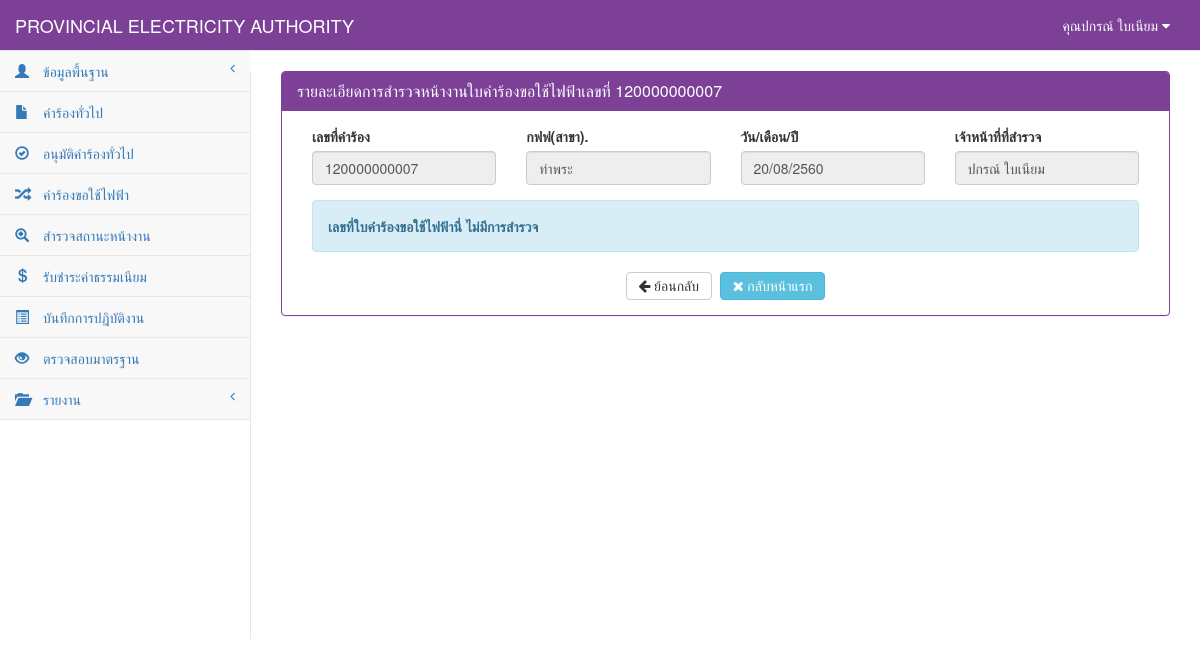
The page /StatusElectricity_view.php?start=2&limit=2&id=120000000007 (signed in) on the database as committed earlier.
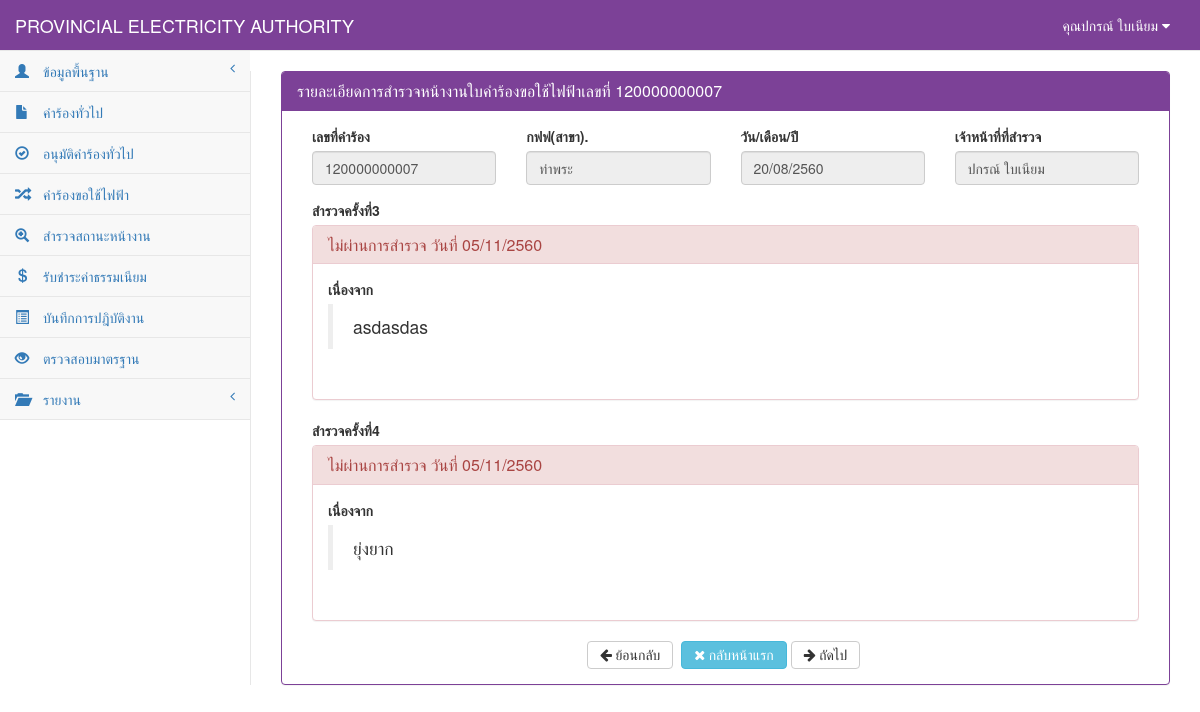
The same page on the database as committed later.
### tables this page shows
CREATE TABLE `tb_equipment` (
  `equ_id` char(12) NOT NULL,
  `equ_date` date NOT NULL,
  `re_id` char(12) NOT NULL,
  `user_id` char(13) NOT NULL,
  `equ_tran` varchar(255) NOT NULL,
  `equ_tran_unit` int(10) NOT NULL,
  `equ_air` varchar(20) NOT NULL,
  `equ_air_unit` int(10) NOT NULL,
  `equ_lantern` int(10) NOT NULL,
  `equ_outlet` int(10) NOT NULL,
  `equ_fan` int(10) NOT NULL,
  `me_id` char(12) NOT NULL,
  `equ_meter_unit` int(10) NOT NULL,
  `equ_detail` varchar(255) NOT NULL,
  `equ_status` int(1) NOT NULL,
  PRIMARY KEY  (`equ_id`)
);

### connect_db.php (called while the page is built, shortened)
<?php
$dbname="pea";
?>

### StatusElectricity_view.php (the view, shortened to what the changed rows need)
<?php
include "connect_db.php";
?>
<!DOCTYPE html>
<html>
<head>
    <link href="vendor/bootstrap/css/bootstrap.css" rel="stylesheet">
    <link href="vendor/metisMenu/metisMenu.css" rel="stylesheet">
    <link href="dist/css/sb-admin-2.css" rel="stylesheet">
    <link href="vendor/font-awesome/css/font-awesome.css" rel="stylesheet" type="text/css">
</head>
<body>
 <?php
 function Dateim($mydate){
    $d=split("-",$mydate);
    $mydate=$d[2]."/".$d[1]."/".($d[0]+543);
    return "$mydate";
}
$limit=2;
?>
    <div id="page-wrapper">
        <div class="panel panel-primary">
            <div class="panel-heading">
                <h2 class="panel-title">รายละเอียดการสำรวจหน้างานใบคำร้องขอใช้ไฟฟ้าเลขที่ <?=$_GET[id]?> </h2>
            </div>
            <div class="panel-body">
                    <div class="col-sm-12">
                        <div class="row">
                            <div class="col-sm-3 form-group">
                            </div>
                            <div class="col-sm-3 form-group">
                            </div>
                            <div class="col-sm-3 form-group">
                            </div>
                            <div class="col-sm-3 form-group">
                            </div>
                        </div>
                        <?php
                        $sql_all_rows="select * from tb_equipment where re_id='".$_GET[id]."' ";
                        $result_all_rows=mysql_db_query($dbname,$sql_all_rows);
                        $rows=mysql_num_rows($result_all_rows);
                        $total_page=ceil($rows/$limit);
                        if($_GET[start]==""){
                            $start="1";
                        }else{
                            $start=$_GET[start];
                        }
                    ?>
                        <?php
                            if($_GET[start]=="" || $_GET[start]=="1"){
                                        $page="0";
                                }else{
                                        $page=($_GET[start]-1)*$limit;
                                }
                            $sql_eq="select * from tb_equipment where re_id='".$_GET[id]."'  order by equ_id asc  limit $page,$limit";
                            $result_eq=mysql_db_query($dbname,$sql_eq);
                            if (mysql_num_rows($result_eq) == 0) {
                                ?>
                        <div class="alert alert-info">
                            <strong>เลขที่ใบคำร้องขอใช้ไฟฟ้านี่ ไม่มีการสำรวจ</strong>
                          </div>
                        <?php
                            }else{
                            while ($array = mysql_fetch_array($result_eq)) {
                                $page++;
                               echo "<label>สำรวจครั้งที่".$page."</label>";
                                if($array[equ_status]==0){
                        ?>
                        <br>
                        <div class="panel panel-success">
                            <div class="panel-heading">
                                <h2 class="panel-title">ผ่านการสำรวจ วันที่ <?=Dateim($array[equ_date])?></h2>
                            </div>
                            <div class="panel-body">
                                 <div class="row">
                                <div class="form-group col-sm-12">
                                    <label>อุปกรณ์ที่ใช้ติดตั้ง</label>
                                </div>
                            </div>
                            <div class="row">
                                <div class="form-group col-sm-4">
                                    <label>(1)หม้อแปลงขนาด</label>
                                    <div class="form-group">
                                    <select id="equ_tran" class="form-control" name="equ_tran" disabled>
                                        <option value=""><-- เลือกขนาดหม้อแปลง --></option>
                                        <option value="1 เฟส ขนาด 30 KVA" <?php if($array[equ_tran]=="1 เฟส ขนาด 30 KVA"){ echo "selected";} ?>> 1 เฟส ขนาด 30 KVA</option>
                                        <option value="3 เฟส ขนาด 50 KVA" <?php if($array[equ_tran]=="3 เฟส ขนาด 50 KVA"){ echo "selected";} ?>>3 เฟส ขนาด 50 KVA</option>
                                        <option value="3 เฟส ขนาด 100 KVA" <?php if($array[equ_tran]=="3 เฟส ขนาด 100 KVA"){ echo "selected";} ?>> 3 เฟส ขนาด 100 KVA</option>
                                        <option value="3 เฟส ขนาด 160 KVA" <?php if($array[equ_tran]=="3 เฟส ขนาด 160 KVA"){ echo "selected";} ?>> 3 เฟส ขนาด 160 KVA</option>
                                        <option value="3 เฟส ขนาด 250 KVA" <?php if($array[equ_tran]=="3 เฟส ขนาด 250 KVA"){ echo "selected";} ?>> 3 เฟส ขนาด 250 KVA</option>
                                        <option value="3 เฟส ขนาด 315 KVA" <?php if($array[equ_tran]=="3 เฟส ขนาด 315 KVA"){ echo "selected";} ?>> 3 เฟส ขนาด 315 KVA</option>
                                        <option value="3 เฟส ขนาด 400 KVA" <?php if($array[equ_tran]=="3 เฟส ขนาด 400 KVA"){ echo "selected";} ?>> 3 เฟส ขนาด 400 KVA</option>
                                        <option value="3 เฟส ขนาด 500 KVA" <?php if($array[equ_tran]=="3 เฟส ขนาด 500 KVA"){ echo "selected";} ?>> 3 เฟส ขนาด 500 KVA</option>
                                        <option value="3 เฟส ขนาด 1000 KVA" <?php if($array[equ_tran]=="3 เฟส ขนาด 1000 KVA"){ echo "selected";} ?>> 3 เฟส ขนาด 1000 KVA</option>
                                        <option value="3 เฟส ขนาด 1250 KVA" <?php if($array[equ_tran]=="3 เฟส ขนาด 1250 KVA"){ echo "selected";} ?>> 3 เฟส ขนาด 1250 KVA</option>
                                        <option value="3 เฟส ขนาด 2000 KVA" <?php if($array[equ_tran]=="3 เฟส ขนาด 2000 KVA"){ echo "selected";} ?>> 3 เฟส ขนาด 2000 KVA</option>
                                    </select>
                                    </div>
                                </div>
                                <div class="form-group col-sm-4">
                                    <label>จำนวน</label>
                                    <div class="form-group input-group">
                                        <input type="number" class="form-control" placeholder="กรุณากรอกข้อมูล" name="equ_tran_unit"  value="<?= $array[equ_tran_unit] ?>" readonly>
                                        <span class="input-group-addon">เครื่อง</span>
                                    </div>
                                </div>
                            </div>
                            <div class="row">
                                <div class="form-group col-sm-4">
                                    <label>(2)เครื่องปรับอากาศ</label>
                                    <div class="form-group">
                                        <select id="equ_air" class="form-control" name="equ_air" disabled>
                                            <option value="12,000 บีทียู" <?php if($array[equ_air]=="12,000 บีทียู"){ echo "selected";} ?>>12,000 บีทียู</option>
                                            <option value="15,300 บีทียู" <?php if($array[equ_air]=="15,300 บีทียู"){ echo "selected";} ?>>15,300 บีทียู</option>
                                            <option value="18,000 บีทียู" <?php if($array[equ_air]=="18,000 บีทียู"){ echo "selected";} ?>>18,000 บีทียู</option>
                                            <option value="20,800 บีทียู" <?php if($array[equ_air]=="20,800 บีทียู"){ echo "selected";} ?>>20,800 บีทียู</option>
                                            <option value="22,800 บีทียู" <?php if($array[equ_air]=="22,800 บีทียู"){ echo "selected";} ?>>22,800 บีทียู</option>
                                            <option value="27,200 บีทียู" <?php if($array[equ_air]=="27,200 บีทียู"){ echo "selected";} ?>>27,200 บีทียู</option>
                                            <option value="32,800 บีทียู" <?php if($array[equ_air]=="32,800 บีทียู"){ echo "selected";} ?>>32,800 บีทียู</option>
                                            <option value="38,000 บีทียู" <?php if($array[equ_air]=="38,000 บีทียู"){ echo "selected";} ?>>38,000 บีทียู</option>
                                        </select>
                                    </div>
                                </div>
                                <div class="form-group col-sm-4">
                                    <label>จำนวน</label>
                                    <div class="form-group input-group">
                                        <input type="number" class="form-control" placeholder="กรุณากรอกข้อมูล" name="equ_air_unit" value="<?= $array[equ_air_unit] ?>" readonly>
                                        <span class="input-group-addon">เครื่อง</span>
                                    </div>
                                </div>
                            </div>
                            <div class="row">
                                <div class="form-group col-sm-4">
                                    <label>(3)ดวงโคม</label>
                                    <div class="form-group input-group">
                                        <input type="number" class="form-control" placeholder="กรุณากรอกข้อมูล" name="equ_lantern" value="<?= $array[equ_lantern] ?>" readonly>
                                        <span class="input-group-addon">ดวง</span>
                                    </div>
                                </div>
                                <div class="form-group col-sm-4">
                                    <label>(4)เต้าเสียบ</label>
                                    <div class="form-group input-group">
                                        <input type="number" class="form-control" placeholder="กรุณากรอกข้อมูล" name="equ_outlet" value="<?= $array[equ_outlet] ?>" readonly>
                                        <span class="input-group-addon">ชุด</span>
                                    </div>
                                </div>
                            </div>
                            <div class="row">
                                <div class="form-group col-sm-4">
                                    <label>(5)พัดลม</label>
                                    <div class="form-group input-group">
                                        <input type="number" class="form-control" placeholder="กรุณากรอกข้อมูล" name="equ_fan" value="<?= $array[equ_fan] ?>" readonly>
                                        <span class="input-group-addon">เครื่อง</span>
                                    </div>
                                </div>
                            </div>
                            <div class="row">
                                <div class="form-group col-sm-4">
                                    <label>(6) มิเตอร์</label>
                                    <div class="form-group">
                                        <select id="me_id" class="form-control" name="me_id" disabled>
                                            <option value=""><-- เลือกขนาดหม้อแปลง --></option>
                                            <?php
                                            $sqlmeter = "SELECT * FROM tb_meter where me_type='".$array['me_id']."' ";
                                            $querrymeter = mysql_query($sqlmeter);
                                            while ($arraymeter = mysql_fetch_array($querrymeter)) {
                                                ?>
                                                <option value="<?= $arraymeter['me_id']; ?>" selected><?= $arraymeter['me_name']; ?></option>
                                                <?php
                                            }
                                            ?>
                                        </select>
                                    </div>
                                </div>
                                <div class="form-group col-sm-4">
                                    <label>จำนวน</label>
                                    <div class="form-group input-group">
                                        <input type="number" class="form-control" name="equ_meter_unit" value="<?= $array[equ_meter_unit] ?>"readonly>
                                        <span class="input-group-addon">ตัว</span>
                                    </div>
                                </div>
                            </div>
                            <div class="row">
                                <div class="form-group col-sm-8">
                                    <label>(7)อื่นๆ ระบุ</label>
                                    <div class="form-group">
                                        <input type="text" class="form-control" name="equ_detail" value="<?= $array[equ_detail] ?>" readonly>
                                    </div>
                                </div>
                            </div>
                            </div>
                        </div>
                     <?php
                    }else{
                        ?>
                        <div class="panel panel-danger">
                            <div class="panel-heading">
                                <h2 class="panel-title">ไม่ผ่านการสำรวจ วันที่ <?=Dateim($array[equ_date])?></h2>
                            </div>
                            <div class="panel-body">
                                <div class="row">
                                    <div class="form-group col-sm-12">
                                        <label >เนื่องจาก</label>
                                        <blockquote>
                                            <?= $array[equ_detail] ?>
                                        </blockquote>
                                        </div>
                                    </div>
                                </div>
                            </div>
                        <?php
                        }
                    }
                        }
                        ?>
                        <center>
                        <?php
                    for($i=1;$i<=$total_page;$i++){
                            if($i==$start-1){
                                    echo "<a href='StatusElectricity_view.php?start=".$i."&limit=".$limit."&id=".$_GET[id]."'><button class='btn btn-default '><i class='fa fa-arrow-left'> ย้อนกลับ</i></button></a>&nbsp;";
                            }
                    }
                    ?>
                            <a class="btn btn-info" onclick="location.href='StatusElectricity.php'"> <i class='fa fa-times'> กลับหน้าแรก</i></a>
                         <?php
                    for($i=1;$i<=$total_page;$i++){
                            if($i==$start+1){
                                    echo "<a href='StatusElectricity_view.php?start=".$i."&limit=".$limit."&id=".$_GET[id]."'><button class='btn btn-default '><i class='fa fa-arrow-right'> ถัดไป</i></button></a>&nbsp;";
                            }
                    }
                    ?>
                        </center>
                </div>
            </div>
         </div>
        </div>
</body>
</html>

Rows that differ between the two databases and show on the page:
added tb_equipment: equ_date "05/11/2560", equ_detail "asdasdas"
added tb_equipment: equ_date "05/11/2560", equ_detail "ยุ่งยาก"
Other text that changed with them:
new list line: "ถัดไป"
text no longer shown: "เลขที่ใบคำร้องขอใช้ไฟฟ้านี่ ไม่มีการสำรวจ"
